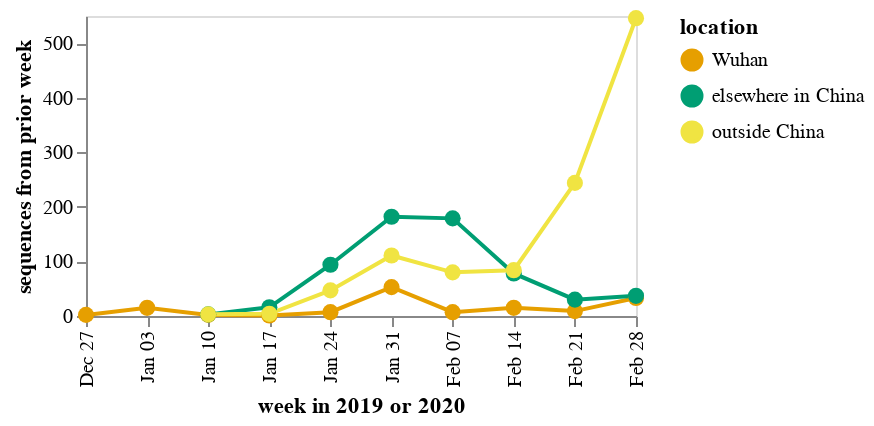

Notebook cell for this chart:
### Markdown cell above
Plot number of sequences from each location as function of date:

### Code cell
# get counts per week as here, with counts being the week
# before that date
location_date_df = (
    early_seq_subs
    [['strain', 'location_category', 'date']]
    # https://stackoverflow.com/a/45281439/4191652
    .groupby(['location_category',
              pd.Grouper(key='date', freq='W-FRI')],
              )
    .aggregate(nseqs=pd.NamedAgg('strain', 'count'))
    .reset_index()
    )

# make chart
location_date_chart = (
    alt.Chart(location_date_df)
    .encode(x=alt.X('date:T',
                    axis=alt.Axis(labelAngle=-90,
                                  values=location_date_df['date'].unique(),
                                  format='%b %d',
                                  tickCount=location_date_df['date'].nunique(),
                                  ),
                    title='week in 2019 or 2020',
                    ),
            y=alt.Y('nseqs',
                    title='sequences from prior week',
                    ),
            color=alt.Color('location_category',
                            legend=alt.Legend(title='location'),
                            scale=alt.Scale(range=['#E69F00', '#009E73', '#F0E442'])
                            ),
            tooltip=['date',
                     alt.Tooltip('nseqs',
                                 title='number of sequences',
                                 ),
                     alt.Tooltip('location_category',
                                 title='location',
                                 ),
                     ],
            )
    .mark_line(point=True)
    .configure_point(size=65)
    .configure_axis(grid=False)
    .properties(width=275,
                height=150,
                )
    )

location_date_chart

### Figure 1 — Vega-Lite specification as saved in the notebook (floating-point values rounded to 4 significant figures)
{"config": {"view": {"continuousWidth": 400, "continuousHeight": 300}, "axis": {"grid": false}, "point": {"size": 65}}, "data": {"name": "data-5a6109cf9fd911ac3fe3a19e7b779a2a"}, "mark": {"type": "line", "point": true}, "encoding": {"color": {"type": "nominal", "field": "location_category", "legend": {"title": "location"}, "scale": {"range": ["#E69F00", "#009E73", "#F0E442"]}}, "tooltip": [{"type": "temporal", "field": "date"}, {"type": "quantitative", "field": "nseqs", "title": "number of sequences"}, {"type": "nominal", "field": "location_category", "title": "location"}], "x": {"type": "temporal", "axis": {"format": "%b %d", "labelAngle": -90, "tickCount": 10, "values": ["2019-12-27T00:00:00", "2020-01-03T00:00:00", "2020-01-10T00:00:00", "2020-01-17T00:00:00", "2020-01-24T00:00:00", "2020-01-31T00:00:00", "2020-02-07T00:00:00", "2020-02-14T00:00:00", "2020-02-21T00:00:00", "2020-02-28T00:00:00"]}, "field": "date", "title": "week in 2019 or 2020"}, "y": {"type": "quantitative", "field": "nseqs", "title": "sequences from prior week"}}, "height": 150, "width": 275, "$schema": "https://vega.github.io/schema/vega-lite/v4.8.1.json", "datasets": {"data-5a6109cf9fd911ac3fe3a19e7b779a2a": [{"location_category": "Wuhan", "date": "2019-12-27T00:00:00", "nseqs": 2}, {"location_category": "Wuhan", "date": "2020-01-03T00:00:00", "nseqs": 15}, {"location_category": "Wuhan", "date": "2020-01-10T00:00:00", "nseqs": 2}, {"location_category": "Wuhan", "date": "2020-01-17T00:00:00", "nseqs": 1}, {"location_category": "Wuhan", "date": "2020-01-24T00:00:00", "nseqs": 7}, {"location_category": "Wuhan", "date": "2020-01-31T00:00:00", "nseqs": 53}, {"location_category": "Wuhan", "date": "2020-02-07T00:00:00", "nseqs": 7}, {"location_category": "Wuhan", "date": "2020-02-14T00:00:00", "nseqs": 15}, {"location_category": "Wuhan", "date": "2020-02-21T00:00:00", "nseqs": 9}, {"location_category": "Wuhan", "date": "2020-02-28T00:00:00", "nseqs": 33}, {"location_category": "elsewhere in China", "date": "2020-01-10T00:00:00", "nseqs": 3}, {"location_category": "elsewhere in China", "date": "2020-01-17T00:00:00", "nseqs": 16}, {"location_category": "elsewhere in China", "date": "2020-01-24T00:00:00", "nseqs": 94}, {"location_category": "elsewhere in China", "date": "2020-01-31T00:00:00", "nseqs": 182}, {"location_category": "elsewhere in China", "date": "2020-02-07T00:00:00", "nseqs": 179}, {"location_category": "elsewhere in China", "date": "2020-02-14T00:00:00", "nseqs": 78}, {"location_category": "elsewhere in China", "date": "2020-02-21T00:00:00", "nseqs": 30}, {"location_category": "elsewhere in China", "date": "2020-02-28T00:00:00", "nseqs": 37}, {"location_category": "outside China", "date": "2020-01-10T00:00:00", "nseqs": 3}, {"location_category": "outside China", "date": "2020-01-17T00:00:00", "nseqs": 4}, {"location_category": "outside China", "date": "2020-01-24T00:00:00", "nseqs": 47}, {"location_category": "outside China", "date": "2020-01-31T00:00:00", "nseqs": 111}, {"location_category": "outside China", "date": "2020-02-07T00:00:00", "nseqs": 80}, {"location_category": "outside China", "date": "2020-02-14T00:00:00", "nseqs": 84}, {"location_category": "outside China", "date": "2020-02-21T00:00:00", "nseqs": 244}, {"location_category": "outside China", "date": "2020-02-28T00:00:00", "nseqs": 546}]}}
